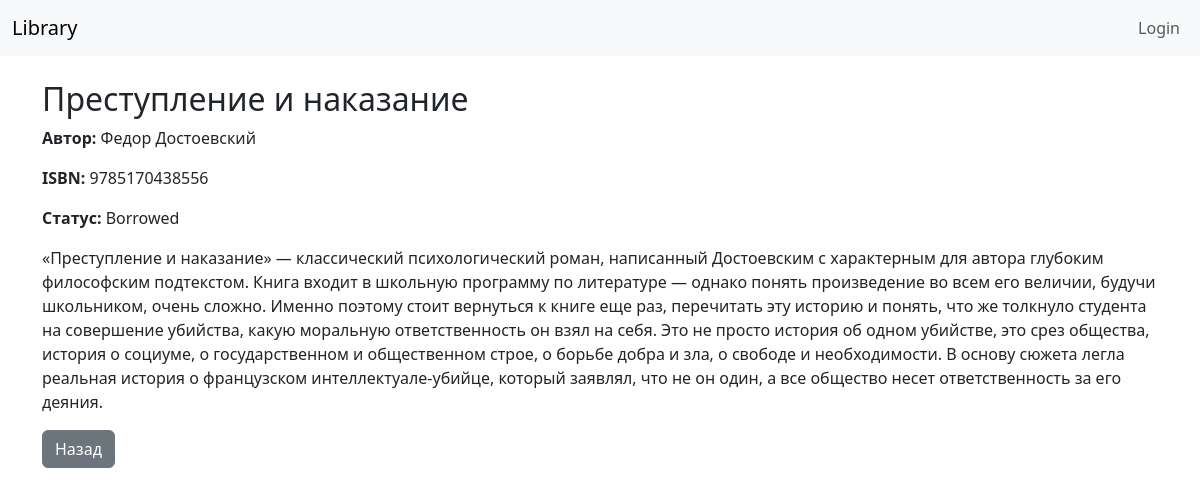
Screenshot of /book/1/ with the database file from the repository.
### catalog/models.py (models this page shows, shortened)
class Book(models.Model):
    STATUS_CHOICES = [
        ('available', 'Available'),
        ('borrowed', 'Borrowed'),
        ('reserved', 'Reserved'),
    ]
    title = models.CharField(max_length=255)
    author = models.CharField(max_length=255)
    description = models.TextField(blank=True)
    isbn = models.CharField(max_length=20, blank=True)
    published_date = models.DateField(null=True, blank=True)
    status = models.CharField(max_length=20, choices=STATUS_CHOICES, default='available')
    created_at = models.DateTimeField(auto_now_add=True)
    updated_at = models.DateTimeField(auto_now=True)
    class Meta:
        ordering = ['title']

### catalog/views.py (the view)
# urls.py: path('book/<int:pk>/', views.BookDetailView.as_view(), name='book-detail'),
class BookDetailView(DetailView):
    model = Book
    template_name = 'catalog/book_detail.html'

### catalog/templates/catalog/book_detail.html (shortened to what this page needs)
{% extends 'catalog/base.html' %}
{% block content %}
<h2>{{ object.title }}</h2>
<p><strong>Автор:</strong> {{ object.author }}</p>
<p><strong>ISBN:</strong> {{ object.isbn }}</p>
<p><strong>Статус:</strong> {{ object.get_status_display }}</p>
<p>{{ object.description }}</p>
<a class="btn btn-secondary" href="{% url 'catalog:book-list' %}">Назад</a>
{% endblock %}

### catalog/templates/catalog/base.html (shortened to what this page needs)
<!doctype html>
<html lang="ru">
  <head>
    <link href="https://cdn.jsdelivr.net/npm/bootstrap@5.3.0/dist/css/bootstrap.min.css" rel="stylesheet">
  </head>
  <body>
    <nav class="navbar navbar-expand-lg navbar-light bg-light">
      <div class="container-fluid">
        <a class="navbar-brand" href="{% url 'catalog:book-list' %}">Library</a>
        <div class="collapse navbar-collapse">
          <ul class="navbar-nav ms-auto">
            {% if user.is_authenticated %}
              <li class="nav-item"><a class="nav-link" href="#">{{ user.username }}</a></li>
              <li class="nav-item"><a class="nav-link" href="{% url 'logout' %}">Logout</a></li>
            {% else %}
              <li class="nav-item"><a class="nav-link" href="{% url 'login' %}">Login</a></li>
            {% endif %}
          </ul>
        </div>
      </div>
    </nav>
    <div class="container mt-4">
      {% block content %}{% endblock %}
    </div>
  </body>
</html>

### rows the page displays
Book: title "Преступление и наказание", author "Федор Достоевский", isbn "9785170438556", status "Borrowed", description "«Преступление и наказание» — классический психологический роман, написанный Достоевским с характерным для автора глубоким философским подтекстом. Книга входит в школьную программу по литературе — однако понять произведение во всем его величии, будучи школьником, очень сложно. Именно поэтому стоит вернуться к книге еще раз, перечитать эту историю и понять, что же толкнуло студента на совершение убийства, какую моральную ответственность он взял на себя. Это не просто история об одном убийстве, это срез общества, история о социуме, о государственном и общественном строе, о борьбе добра и зла, о свободе и необходимости. В основу сюжета легла реальная история о французском интеллектуале-убийце,…"
